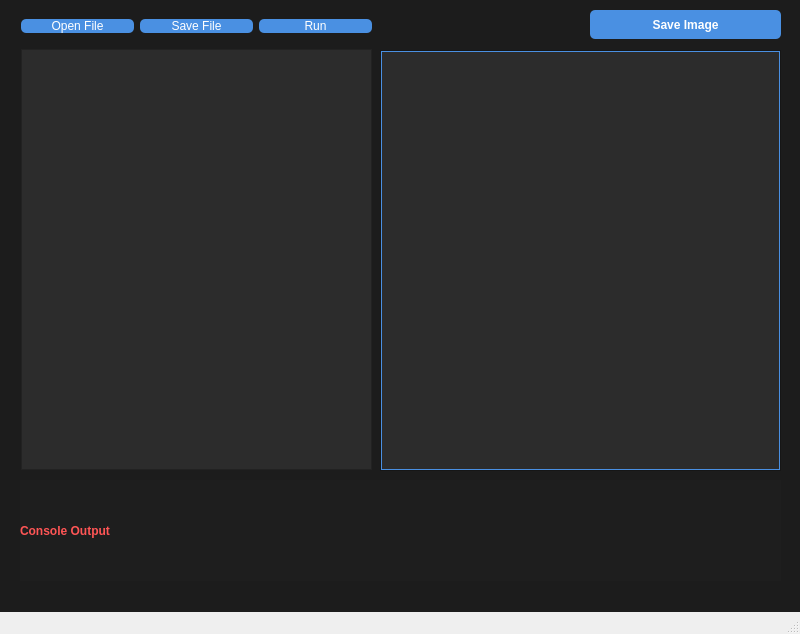
<?xml version="1.0" encoding="UTF-8"?>
<ui version="4.0">
 <class>MainWindow</class>
 <widget class="QMainWindow" name="MainWindow">
  <property name="geometry">
   <rect>
    <x>0</x>
    <y>0</y>
    <width>800</width>
    <height>634</height>
   </rect>
  </property>
  <property name="windowTitle">
   <string>MainWindow</string>
  </property>
  <widget class="QWidget" name="centralwidget">
   <property name="styleSheet">
    <string notr="true">
     background-color: #1c1c1c;
    </string>
   </property>

   <widget class="QPushButton" name="saveImageButton">
    <property name="geometry">
     <rect>
      <x>590</x>
      <y>10</y>
      <width>191</width>
      <height>29</height>
     </rect>
    </property>
    <property name="text">
     <string>Save Image</string>
    </property>
    <property name="styleSheet">
     <string notr="true">
      QPushButton {
       background-color: #4a90e2;
       color: white;
       font-weight: bold;
       border-radius: 5px;
      }
     </string>
    </property>
   </widget>

   <widget class="QLabel" name="consoleOutput">
    <property name="geometry">
     <rect>
      <x>20</x>
      <y>480</y>
      <width>761</width>
      <height>101</height>
     </rect>
    </property>
    <property name="styleSheet">
     <string notr="true">
      background-color: #1e1e1e;
      color: #ff5555;
      font-weight: bold;
     </string>
    </property>
    <property name="text">
     <string>Console Output</string>
    </property>
   </widget>

   <widget class="QScrollArea" name="scrollArea">
    <property name="geometry">
     <rect>
      <x>380</x>
      <y>50</y>
      <width>401</width>
      <height>421</height>
     </rect>
    </property>
    <property name="widgetResizable">
     <bool>true</bool>
    </property>
    <widget class="QLabel" name="imageSpace">
     <property name="geometry">
      <rect>
       <x>0</x>
       <y>0</y>
       <width>401</width>
       <height>421</height>
      </rect>
     </property>
     <property name="text">
      <string>   </string>
     </property>
     <property name="styleSheet">
      <string notr="true">
       background-color: #2c2c2c;
       border: 1px solid #4a90e2;
      </string>
     </property>
    </widget>
   </widget>

   <widget class="QWidget" name="">
    <property name="geometry">
     <rect>
      <x>21</x>
      <y>11</y>
      <width>351</width>
      <height>31</height>
     </rect>
    </property>
    <layout class="QHBoxLayout" name="horizontalLayout">
     <item>
      <widget class="QPushButton" name="openButton">
       <property name="text">
        <string>Open File</string>
       </property>
       <property name="styleSheet">
        <string notr="true">
         QPushButton {
          background-color: #4a90e2;
          color: white;
          border-radius: 5px;
         }
        </string>
       </property>
      </widget>
     </item>
     <item>
      <widget class="QPushButton" name="saveButton">
       <property name="text">
        <string>Save File</string>
       </property>
       <property name="styleSheet">
        <string notr="true">
         QPushButton {
          background-color: #4a90e2;
          color: white;
          border-radius: 5px;
         }
        </string>
       </property>
      </widget>
     </item>
     <item>
      <widget class="QPushButton" name="runButton">
       <property name="text">
        <string>Run</string>
       </property>
       <property name="styleSheet">
        <string notr="true">
         QPushButton {
          background-color: #4a90e2;
          color: white;
          border-radius: 5px;
         }
        </string>
       </property>
      </widget>
     </item>
    </layout>
   </widget>

   <widget class="QPlainTextEdit" name="textEditor">
    <property name="geometry">
     <rect>
      <x>21</x>
      <y>49</y>
      <width>351</width>
      <height>421</height>
     </rect>
    </property>
    <property name="styleSheet">
     <string notr="true">
      background-color: #2c2c2c;
      color: #aaccff;
      font-family: Consolas, monospace;
     </string>
    </property>
   </widget>

  </widget>
  <widget class="QMenuBar" name="menubar">
   <property name="geometry">
    <rect>
     <x>0</x>
     <y>0</y>
     <width>800</width>
     <height>25</height>
    </rect>
   </property>
  </widget>
  <widget class="QStatusBar" name="statusbar"/>
 </widget>
 <resources/>
 <connections/>
</ui>
